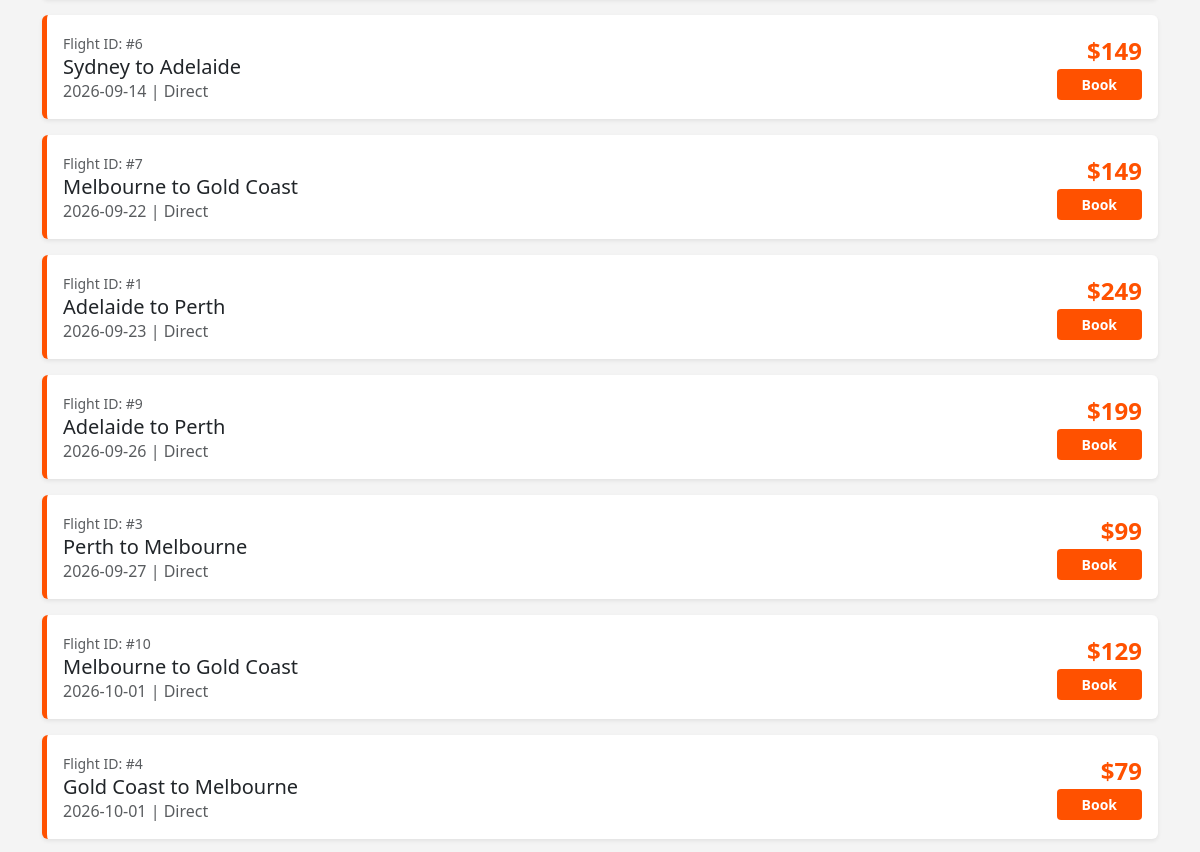
Before: / (middle part) with the older database file.
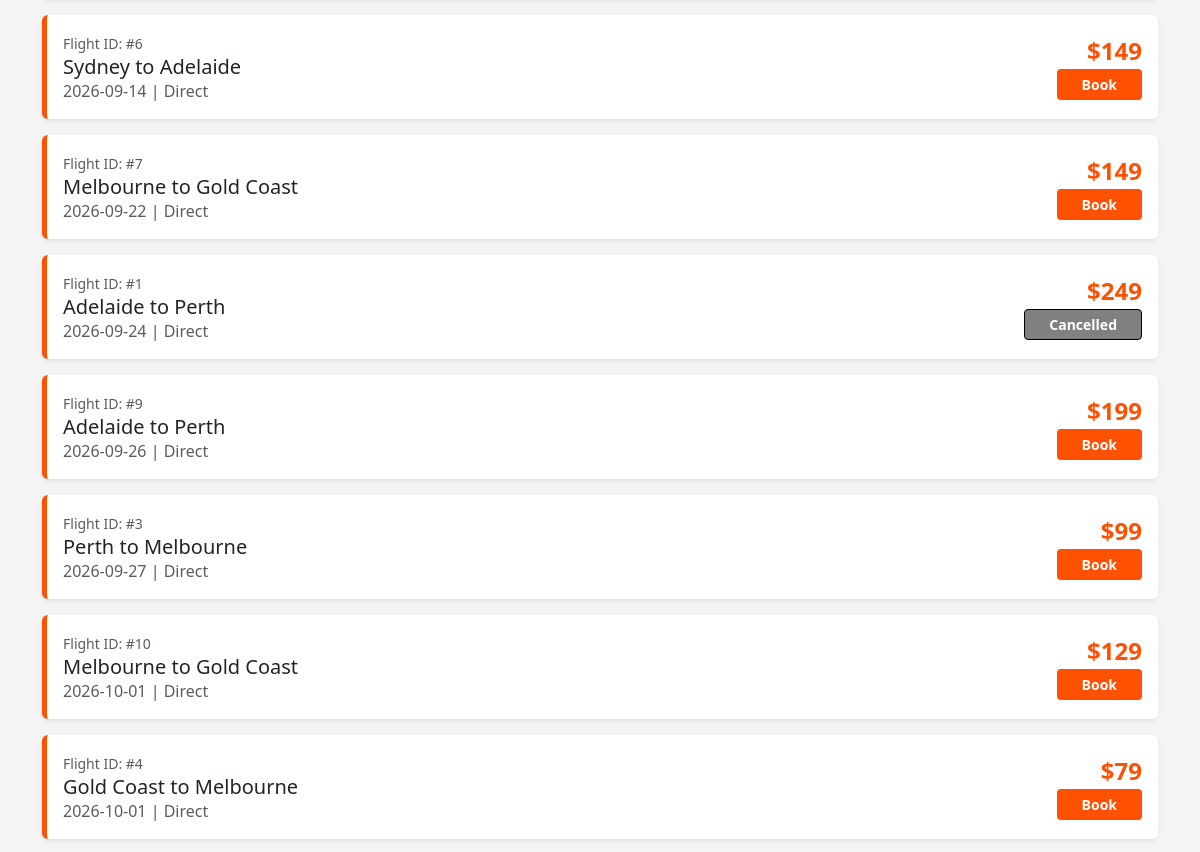
After: the same page with the newer database file.
### tables this page shows
CREATE TABLE flights (
        flight_id INTEGER PRIMARY KEY AUTOINCREMENT, 
        origin TEXT,
        destination TEXT,
        departure_time TEXT,
        capacity INTEGER,
        price INTEGER,
        airplane_type TEXT,
        status TEXT DEFAULT 'Scheduled'
    );

### app.py (the view)
@app.route('/') ##'/' == homepage/dashboard #function sitting under route loads when go to route. when sitting by itself (see above), tool to use when needed
def index():
    origin = request.args.get('origin', '').strip()
    destination = request.args.get('destination', '').strip()
    flight_date = request.args.get('date', '').strip()
    session['search_origin'] = origin
    session['search_destination'] = destination
    session['search_date'] = flight_date
    todaysdate = date.today()
    tomorrow = todaysdate + timedelta(days=1)
    conn = get_db_connection()
    query = '''
        SELECT
            f.flight_id,
            f.origin,
            f.destination,
            f.departure_time,
            f.capacity,
            f.status,
            CASE
                WHEN substr(f.departure_time, 1, 10) IN (?, ?)
                THEN f.price * 0.5
                ELSE f.price
            END AS price,
            CASE
                WHEN substr(f.departure_time, 1, 10) IN (?, ?)
                THEN 1
                ELSE 0
            END AS timebasedsale,
            COUNT(b.booking_id) AS passengers_booked,
            f.capacity - COUNT(b.booking_id) AS seats_remaining,
            CASE
                WHEN f.capacity - COUNT(b.booking_id) <= 0 THEN 1
                ELSE 0
            END AS soldout
        FROM flights AS f
        LEFT JOIN bookings AS b ON b.flight_id = f.flight_id
    '''
    filters = []
    values = [
        todaysdate.isoformat(), tomorrow.isoformat(),
        todaysdate.isoformat(), tomorrow.isoformat()
    ]
    if origin:
        filters.append('f.origin = ?')
        values.append(origin)
    if destination:
        filters.append('f.destination = ?')
        values.append(destination)
    if flight_date:
        filters.append('substr(f.departure_time, 1, 10) = ?')
        values.append(flight_date)
    if filters:
        query += ' WHERE ' + ' AND '.join(filters)
    query += ' GROUP BY f.flight_id, f.origin, f.destination, f.departure_time, f.capacity, f.price ORDER BY f.departure_time ASC'
    db_flights = conn.execute(query, values).fetchall()
    cities = get_all_cities()
    dests = get_all_destinations()
    conn.close() ## remember to close connection as otherwise leaves db insecure
    return render_template(
        'index.html',
        flights=db_flights,
        cities=cities,
        dests=dests,
        selected_origin=origin,
        selected_destination=destination,
        selected_date=flight_date,
    )

### app.py (called while the page is built)
def get_db_connection():
    database_path = Path(__file__).resolve().parent / 'pedare_air.db'
    conn = sqlite3.connect(database_path) ##connects to pedare_air db
    conn.row_factory = sqlite3.Row ##row factory helps sqlite lock on to rows in db, pull out as objects
    booking_columns = conn.execute('PRAGMA table_info(bookings)').fetchall()
    existing_columns = {column['name'] for column in booking_columns}
    for column_name in ('seat2', 'seat3', 'seat4'):
        if booking_columns and column_name not in existing_columns:
            conn.execute(f'ALTER TABLE bookings ADD COLUMN {column_name} TEXT')
    if booking_columns:
        conn.commit()
    return conn ##return w/ function, brings output (conn is output)

def get_all_cities():
    conn = get_db_connection()
    cities_query = 'SELECT DISTINCT origin FROM flights ORDER BY origin ASC' #ascending
    db_cities = [row['origin'] for row in
    conn.execute(cities_query).fetchall()]
    conn.close()
    return db_cities

### templates/index.html (shortened to what this page needs)
<!DOCTYPE html>
<html lang="en">
<head>
    <link href="https://cdn.jsdelivr.net/npm/bootstrap@5.3.0/dist/css/bootstrap.min.css" rel="stylesheet">
</head>
<body>
<div class="container">
    <div class="row">
        {% for flight in flights %}
            <div class="col-12 mb-3">
                <div class="card flight-card shadow-sm">
                    <div class="card-body d-flex justify-content-between align-items-center">
                        <div>
                            <span class="text-muted small">Flight ID: #{{ flight.flight_id }}</span>
                            <h5 class="mb-0">{{ flight.origin }} to {{ flight.destination }}</h5>
                            <p class="mb-0 text-muted">{{ flight.departure_time[0:10] }} | Direct</p>
                        </div>
                        <div class="text-end">
                            <div class="price-tag">${{ flight.price }}</div>
                            {% if flight.soldout == 1 or flight.soldout == true %}
                                <div class="text-danger">Sold Out</div>
                            {% elif flight.timebasedsale %}
                                <a href="/book/{{ flight.flight_id }}" class="btn btn-sm btn-orange px-4">SALE!</a>
                            {% elif flight.status == 'Cancelled' %}
                                <a class="btn btn-sm btn-cancelled px-4">Cancelled</a>
                            {% else %}
                                <a href="/book/{{ flight.flight_id }}" class="btn btn-sm btn-orange px-4">Book</a>
                            {% endif %}
                        </div>
                    </div>
                </div>
            </div>
        {% endfor %}
    </div>
</div>
</body>
</html>

Changed rows visible on the page:
changed flights id 1: departure_time "2026-09-23" → "2026-09-24"; status "Book" → "Cancelled"
